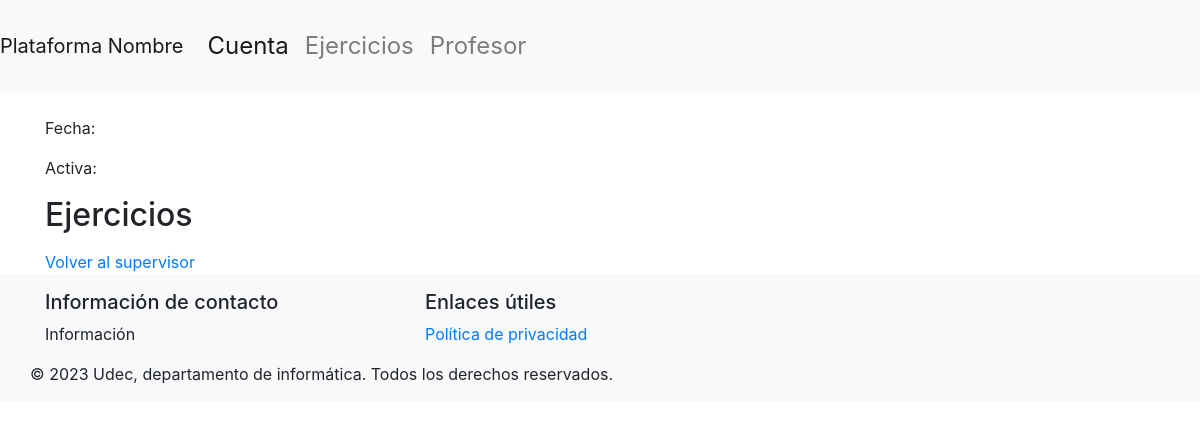
Before: /dashDocente/1/serie/5 (signed in) with the older database file.
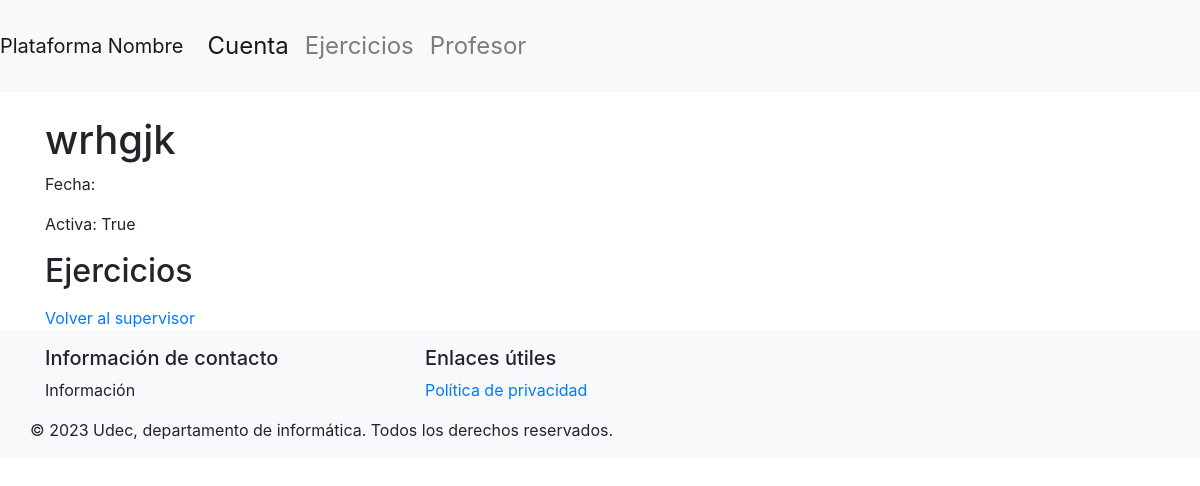
After: the same page with the newer database file.
### basedatos/modelos.py (models this page shows, shortened)
class Serie(db.Model):
    id = db.Column(db.Integer, primary_key=True)
    nombre = db.Column(db.String(50), nullable=False)
    activa = db.Column(db.Boolean(), nullable=False)
    ejercicios = db.relationship('Ejercicio', order_by=Ejercicio.id, back_populates='serie')

### main.py (the view)
@app.route('/dashDocente/<int:supervisor_id>/serie/<int:id>')
@login_required
def detallesSeries(supervisor_id, id):
    if not verify_supervisor(supervisor_id):
        flash('No tienes permiso para acceder a este dashboard. Debes ser un Supervisor.', 'danger')
        return redirect(url_for('login'))
    serie = Serie.query.get(id)
    ejercicios = Ejercicio.query.filter_by(id_serie=id).all()
    return render_template('detallesSerie.html', serie=serie, ejercicios=ejercicios, supervisor_id=supervisor_id)

### basedatos/modelos.py (called while the page is built)
    @property
    def is_authenticated(self):
        return True

### main.py (called while the page is built)
@login_manager.user_loader
def load_user(user_id):
    if user_id.startswith("e"):
        user = db.session.get(Estudiante, int(user_id[1:]))
    elif user_id.startswith("s"):
        user = db.session.get(Supervisor, int(user_id[1:]))
    else:
        return None
    return user

def verify_supervisor(supervisor_id):
    if not isinstance(current_user, Supervisor):
        flash('No tienes permiso para acceder a este dashboard. Debes ser un Supervisor.', 'danger')
        return False
    if current_user.id != supervisor_id:
        flash('No tienes permiso para acceder a este dashboard.', 'danger')
        return False
    return True

### templates/detallesSerie.html (shortened to what this page needs)
{% extends "layout.html" %}
{% block content %}
<h1>{{ serie.nombre }}</h1>
<p>Fecha: {{ serie.fecha }}</p>
<p>Activa: {{ serie.activa }}</p>
<h2>Ejercicios</h2>
<a href="{{ url_for('dashDocente', supervisor_id=supervisor_id) }}">Volver al supervisor</a>
{% endblock %}

Changed rows visible on the page:
added Serie: nombre "wrhgjk", activa "True"
